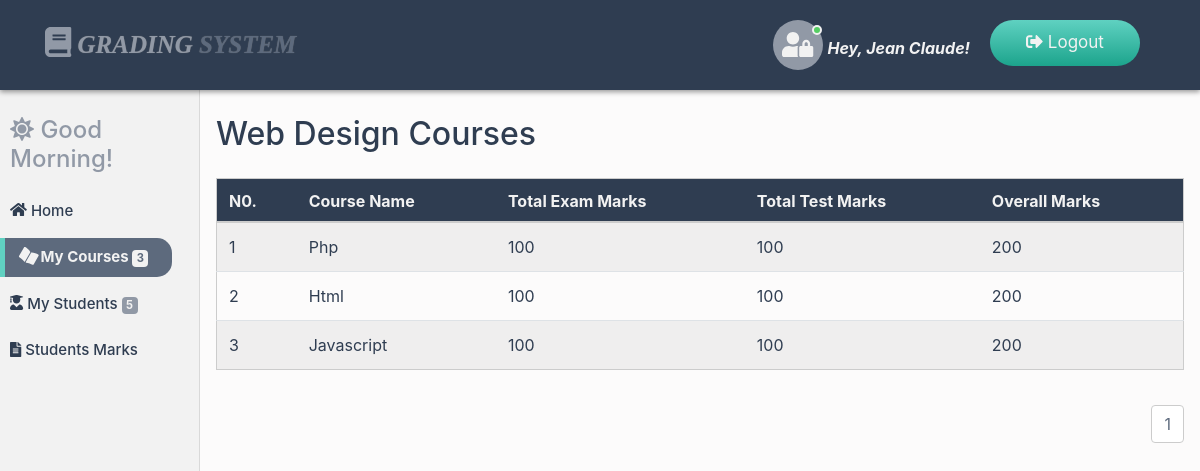
Screenshot of /teacher-dashboard/view_courses.php (signed in) with the database file from the repository.
### tables this page shows
CREATE TABLE `teacher` (
  `teacher_ID` int(20) NOT NULL,
  `teacher_Fname` varchar(200) NOT NULL,
  `teacher_Lname` varchar(200) NOT NULL,
  `teacher_Mail` varchar(200) NOT NULL,
  `teacher_Gen` varchar(20) NOT NULL,
  `teacher_Address` varchar(200) NOT NULL,
  `teacher_Phone` varchar(20) NOT NULL,
  `password` varchar(200) NOT NULL,
  `dep_ID` int(20) NOT NULL,
  `status` varchar(20) NOT NULL
);

CREATE TABLE `department` (
  `dep_ID` int(20) NOT NULL,
  `dep_Name` varchar(200) NOT NULL,
  `status` varchar(20) NOT NULL
);

CREATE TABLE `courses` (
  `course_ID` int(20) NOT NULL,
  `course_Name` varchar(200) NOT NULL,
  `dep_ID` int(20) NOT NULL,
  `total_Marks` int(20) NOT NULL,
  `status` varchar(20) NOT NULL
);

### teacher-dashboard/session/session.php (called while the page is built, shortened)
<?php
$session_Id = $_SESSION['teacherid'];
?>

### teacher-dashboard/view_courses.php (the view, shortened to what this page needs)
<?php
include("../connection/connect.php");
include("session/session.php");
$retr = "Select teacher.teacher_ID,teacher.teacher_Fname,department.dep_Name,department.dep_ID
FROM teacher INNER JOIN department ON teacher.dep_ID = department.dep_ID
AND teacher.teacher_ID = '$session_Id'";
$run_retr = mysqli_query($con, $retr);
$row_retr = mysqli_fetch_array($run_retr);
$fname = $row_retr['teacher_Fname'];
$depart = $row_retr['dep_Name'];
$departID = $row_retr['dep_ID'];
?>
<!DOCTYPE html>
<html lang="en">
<head>
<link rel="stylesheet" href="../css/bootstrap.min.css">
<link rel="stylesheet" href="../css/all.min.css">
<link rel="stylesheet" href="../css/main.css">
<link rel="stylesheet" href="../css/animate.css">
</head>
<body>
<nav class="navbar navbar-expand-md bg-dark navbar-dark fixed-top main-nav">
  <div class="container">
        <a class="navbar-brand" href="index.php"><i class="fas fa-book logo-icon"></i> Grading <span class="fat">System</span></a>
      <ul class="nav navbar-nav ml-auto lang-switcher">
      <li class="nav-item">
      <span class="user-img">
        <span class="user-icon">
          <i class="fas fa-user-lock"></i>
        </span>
        <span class="status online"></span>
      </span> <span class="hello-user">Hey, <?php echo $fname;?>!</span>
      </li>
      <li class="nav-item">
        <a class="nav-link" href="logout.php">
        <i class="fas fa-sign-out-alt"></i> Logout</a>
      </li>
      </ul>
    </div>
</nav>
<div class="container-fluid">
  <div class="row">
    <nav class="col-md-2 d-none d-md-block sidebar">
      <div class="sidebar-sticky">
        <div class="dash-salute wow bounceInLeft" data-wow-duration="2s">
            <?php
            $time = date("H");
            if(($time >="0") && ($time <"12")){
                echo"<h4><i class='fas fa-sun'></i> Good Morning!</h4>";
            }
            ?>
        </div>
          <ul class="nav flex-column dash-nav">
          <li class="nav-item">
          <a href="index.php" class="nav-link">
          <i class="fa fa-home dash-icon"></i> Home</a></li>
          <li class="nav-item">
          <a href="view_courses.php" class="nav-link active">
          <i class="fa fa-book-open dash-icon"></i> My Courses
          <span class="badge badge-primary">
              <?php
              $count = "Select count(*) as NberOfData from courses where dep_ID = '$departID' and status='on'";
              $run_count = mysqli_query($con, $count);
              $row_count = mysqli_fetch_array($run_count);
              $count_data = $row_count['NberOfData'];
              echo $count_data;
              ?>
          </span>
          </a></li>
          <li class="nav-item">
          <a href="view_students_shift1.php" class="nav-link">
          <i class="fa fa-user-graduate dash-icon"></i> My Students
          <span class="badge badge-primary active-badge">
              <?php
              $count = "Select count(*) as NberOfData from student where dep_ID = '$departID' AND status='on'";
              $run_count = mysqli_query($con, $count);
              $row_count = mysqli_fetch_array($run_count);
              $count_data = $row_count['NberOfData'];
              echo $count_data;
              ?>
          </span>
          </a></li>
          <li class="nav-item">
          <a href="marks_page.php" class="nav-link">
          <i class="fa fa-file-alt dash-icon"></i> Students Marks</a></li>
          </ul>
      </div>
    </nav>
    <main role="main" class="col-md-10 ml-sm-auto px-3">
      <div class="dash-output-section">
        <h2><?php echo $depart;?> Courses </h2>
        <div class="table-responsive">
          <table class="table table-striped">
           <thead>
            <th>N0.</th>
            <th>Course Name</th>
            <th>Total Exam Marks</th>
            <th>Total Test Marks</th>
            <th>Overall Marks</th>
           </thead>
             <?php
              $select = "Select courses.course_ID,courses.course_Name,
                        courses.total_Marks,department.dep_Name FROM courses INNER JOIN department
                        ON courses.dep_ID = department.dep_ID WHERE department.dep_ID = '$departID' AND courses.status = 'On'";
              $run_select = mysqli_query($con, $select);
              $number_of_results = mysqli_num_rows($run_select);
              $results_per_page = 5;
              $nber_of_Pages = ceil($number_of_results / $results_per_page);
              if(!isset($_GET['page'])){
                  $page = 1;
                }
                else{
                  $page = $_GET['page'];
                }
              $this_page_first_result = ($page - 1) * $results_per_page;
              $select = "Select courses.course_ID,courses.course_Name,
                        courses.total_Marks,department.dep_Name FROM courses INNER JOIN department
                        ON courses.dep_ID = department.dep_ID WHERE department.dep_ID = '$departID' AND courses.status = 'On'
              LIMIT " . $this_page_first_result . ',' . $results_per_page;
              $run_select = mysqli_query($con, $select);
              $num = $this_page_first_result;
              while($row_select = mysqli_fetch_array($run_select)){
               $cName = $row_select['course_Name'];
               $marks = $row_select['total_Marks'];
               $num++;
              ?>
              <tr>
              <td><?php echo $num; ?></td>
              <td><?php echo $cName; ?></td>
              <td><?php echo $marks; ?></td>
              <td><?php echo $marks; ?></td>
              <td><?php echo $marks*2; ?></td>
              </tr>
              <?php }?>
          </table>
          <ul class="pagination justify-content-end">
          <?php
          for($i=1; $i<=$nber_of_Pages; $i+=1){
              echo '<li class="page-item"><a
              class="page-link"
              href="view_courses.php?page='. $i .'"> '. $i .' </a></li>';
          }
          ?>
          </ul>
      </div>
    </main>
  </div>
</div>
</body>
</html>

### css/main.css (style rules this page uses)
html,body { height: 100%; }
body { background-color: #fcfbfb; font-family: Roboto,sans-serif !important; min-height: 100vh; font-family: -apple-system, BlinkMacSystemFont, "Segoe UI", Roboto, "Helvetica Neue", Arial, "Noto Sans", sans-serif, "Apple Color Emoji", "Segoe UI Emoji", "Segoe UI Symbol", "Noto Color Emoji" !important; }
a, .btn { transition: all 0.6s; }
.main-nav { background-color: #2f3d51 !important; padding: 20px; margin-bottom: 0px !important; box-shadow: 0 2px 5px rgba(0,0,0,.4); }
.main-nav .navbar-brand { color: #9199a6; font-weight: bold; font-size: 25px; padding: 5px 0px; padding-right: 15px; text-shadow: 0 0 1px rgba(128,128,128,.8); font-family: Asap !important; text-transform: uppercase; font-style: oblique; }
.main-nav .navbar-brand span.fat { color: #5d6a7d; }
.main-nav .logo-icon { font-size: 30px; color: #9199a6 !important; }
.main-nav .lang-switcher a { color: #ffffff !important; background: linear-gradient(#5fd1c1,#1ca48c); font-size: 17px; margin-right: 15px; border-radius: 40px 40px 40px 40px; padding: 10px 30px 10px 30px; width: 150px; text-align: center; color: #f2f2f2 !important; }
.main-nav .lang-switcher .user-img { display: inline-block; position: relative; }
.main-nav .lang-switcher .user-icon { width: 50px; display: block; color: #f2f2f2; font-size: 20px; text-align: center; line-height: 50px; background: #60d1c1; background: linear-gradient(#9199a6,#9199a6); border-radius: 50%; font-size: 25px; height: 50px; }
.main-nav .lang-switcher .hello-user { color: #f2f2f2; font-style: italic; font-weight: bold; margin-right: 20px; }
.user-img .status { border: 2px solid #f2f2f2; top: 5px; height: 10px; position: absolute; right: 1px; width: 10px; }
.status { background-color: #ccc; border-radius: 50%; display: inline-block; height: 10px; width: 10px; }
.status.online { background-color: #55ce63; }
.sidebar { position: fixed; top: 0; bottom: 0; left: 0; z-index: 100; padding: 48px 0 0; box-shadow: inset -1px 0 0 rgba(0, 0, 0, .1); background-color: #f2f2f2 !important; }
.sidebar-sticky { position: relative; top: 0; height: calc(100vh - 48px); padding-top: 3rem; overflow-x: hidden; overflow-y: auto; }
.sidebar .nav-link { font-weight: 500; color: #333; }
.sidebar .nav-link.active { color: #007bff; }
.sidebar-sticky .dash-salute { margin-top: 20px; margin-left: 10px; color: #9199a6; width: 100% !important; }
.sidebar-sticky .dash-nav { border-radius: 0px; padding-top: 10px; padding-bottom: 5px; width: 90%; }
.sidebar-sticky .dash-nav li a { color: #2f3d51; margin: 0px 8px 8px 0px; transition: all 0.5s; font-family: -apple-system, BlinkMacSystemFont, "Segoe UI", Roboto, "Helvetica Neue", Arial, "Noto Sans", sans-serif, "Apple Color Emoji", "Segoe UI Emoji", "Segoe UI Symbol", "Noto Color Emoji"; padding-left: 10px; font-size: 15px; }
.sidebar-sticky .dash-nav li { width: 100% !important; margin-top: 0px; }
.sidebar-sticky .dash-nav li a.active { color: #f2f2f2; background-color: #5d6a7d; border-left: 5px solid #60d1c1; border-radius: 0px 15px 15px 0px; font-weight: bold; padding-left: 15px !important; }
.sidebar-sticky .dash-nav li a.active .dash-icon { -ms-transform: rotate(30deg); -webkit-transform: rotate(30deg); transform: rotate(30deg); transition: all 0.6s; }
.sidebar-sticky .dash-nav .badge-primary { background-color: #9199a6 !important; color: #f2f2f2; font-weight: bold !important; }
.sidebar-sticky .dash-nav li a.active .badge-primary { background-color: #f2f2f2 !important; color: #5d6a7d; font-weight: bold !important; }
.dash-output-section { margin-top: 115px; padding-bottom: 30px; }
.dash-output-section h2 { color: #2f3d51; margin-bottom: 25px; }
.dash-output-section table.table-striped { border: 1px solid #ccc !important; border-top: none; }
.dash-output-section table.table-striped thead { background-color: #2f3d51 !important; color: #f2f2f2; padding-bottom: 30px !important; }
.dash-output-section table.table-striped th { color: #f2f2f2; border-color: #ccc; padding-top: 10px !important; padding-bottom: 8px !important; }
.dash-output-section table.table-striped tr { color: #2f3d51; }
.dash-output-section .pagination { margin-top: 35px !important; }
.dash-output-section .pagination .page-item .page-link { color: #5d6a7d; border-color: #ccc !important; }

### rows the page displays
teacher: teacher_Fname "Jean Claude", dep_ID.dep_Name "Web Design"
courses: course_Name "Php", total_Marks "100", $marks*2 "200"
courses: course_Name "Html", total_Marks "100", $marks*2 "200"
courses: course_Name "Javascript", total_Marks "100", $marks*2 "200"

### other values shown
$count_data "3"
$count_data "5"
$i "1"
